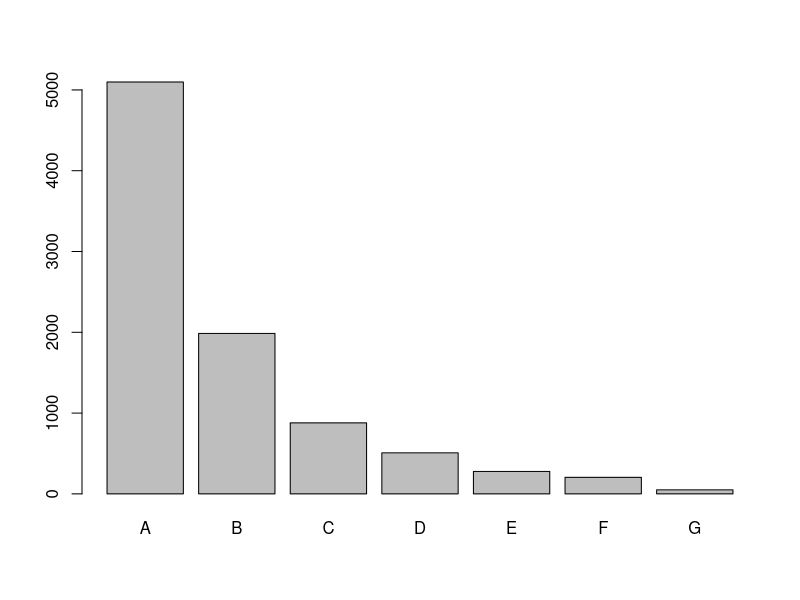
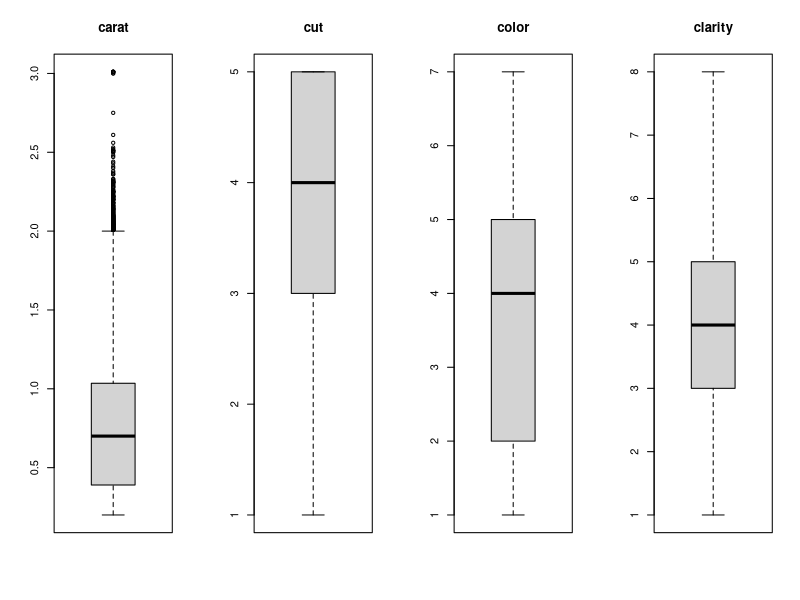
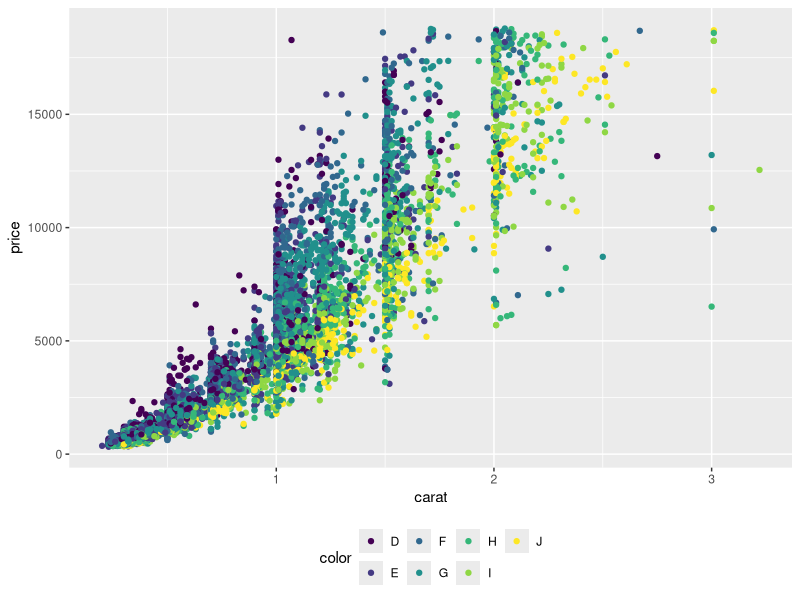
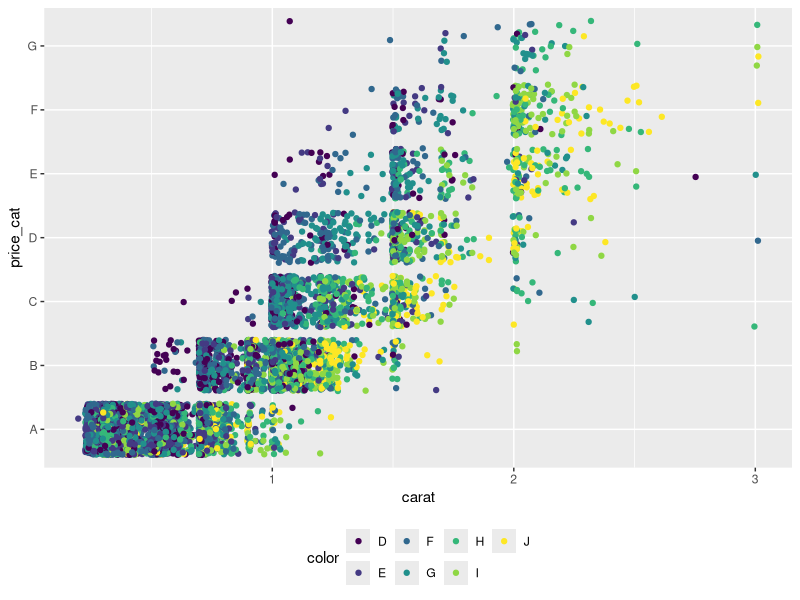
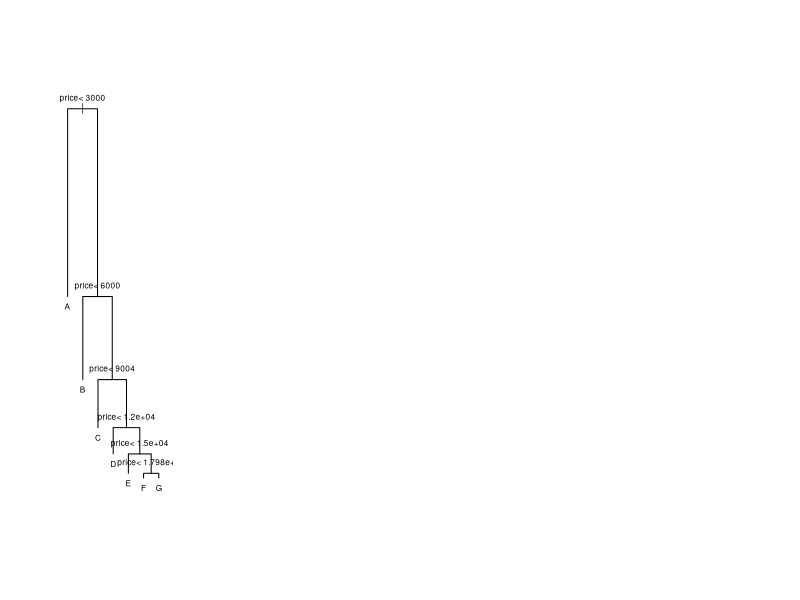

Generate these figures, in order, with R: (Note: a time limit stopped this script after it produced the figures.)
## ---- chunk 1
library(lattice)
library(munsell)
library(ggplot2)
library(caret)
library(dplyr)
library(tidyr)
library(mlbench)
library(rpart)
## ---- chunk 2
if(!require(lattice)) install.packages("lattice", repos = "http://cran.us.r-project.org")
if(!require(munsell)) install.packages("munsell", repos = "http://cran.us.r-project.org")
if(!require(ggplot2)) install.packages("ggplot2", repos = "http://cran.us.r-project.org")
if(!require(dplyr)) install.packages("dplyr", repos = "http://cran.us.r-project.org")
if(!require(tidyr)) install.packages("tidyr", repos = "http://cran.us.r-project.org")
if(!require(caret)) install.packages("caret", repos = "http://cran.us.r-project.org")
if(!require(mlbench)) install.packages("mlbench", repos = "http://cran.us.r-project.org")
if(!require(rpart)) install.packages("rpart", repos = "http://cran.us.r-project.org")

data("diamonds")
head(diamonds)
str(diamonds)
## ---- chunk 3
diamonds2 <- diamonds[c(1,2,3,4,7)]
## ---- chunk 4
dataset <- diamonds2[sample(nrow(diamonds), 10000), ]
## ---- chunk 5
dataset$price_cat <- cut(dataset$price, 
                         breaks = c(0, 3000, 6000, 9000, 12000, 15000, 18000, 21000), 
                         labels = c("A", "B", "C", "D", "E", "F", "G"))
## ---- chunk 6
head(dataset)
summary(dataset)
dim(dataset)
## ---- chunk 7
test_index <- createDataPartition(dataset$price_cat, p = 0.90, list = FALSE)
test_set <- dataset[-test_index,]
train_set <- dataset[test_index,]
## ---- chunk 8
dim(train_set)
dim(test_set)
## ---- chunk 9
price_percent <- prop.table(table(train_set$price_cat)) * 100
cbind(freq = table(train_set$price_cat), price_percent = price_percent)
## ---- chunk 10
plot(train_set$price_cat)
## ---- chunk 11
x <- train_set[,1:5]
y <- train_set[,6]

par(mfrow=c(1,4))
for(i in 1:4) {
  boxplot(x[,i], main=names(train_set)[i])
}
## ---- chunk 12
plot_pcc_c <- dataset %>% ggplot(aes(y = price, x = carat)) +
  geom_point(aes(color = color), alpha = 1/1)  +
  theme(legend.position="bottom") 
plot_pcc_c
## ---- chunk 13
plot_pcc_cat <- train_set %>% ggplot(aes(y = price_cat, x = carat)) + 
  geom_point(aes(color = color), position="jitter") +
  theme(legend.position="bottom") 
plot_pcc_cat
## ---- chunk 14
fit_tree <- rpart(price_cat ~ ., data = train_set)
plot(fit_tree, margin = 0.1)
text(fit_tree, cex = 0.75)
## ---- chunk 15
control <- trainControl(method = "cv", number = 10)
metric <- "Accuracy"
## ---- chunk 16
# LDA
set.seed(7)
fit.lda <- train(price_cat~., data = train_set, method = "lda", 
                 metric = metric, trControl = control)
# Random Forest
set.seed(7)
fit.rf <- train(price_cat~., data = train_set, method = "rf", 
                metric = metric, trControl = control)
# GBM
set.seed(7)
fit.gbm <- train(price_cat~., data = train_set, method = "gbm", 
                 metric = metric, trControl = control)
# kNN
set.seed(7)
fit.knn <- train(price_cat~., data = train_set, method = "knn", 
                 metric = metric, trControl = control)
# SVM
set.seed(7)
fit.svm <- train(price_cat~., data = train_set, method="svmRadial", 
                 metric = metric, trControl = control)
## ---- chunk 17
results <- resamples(list(lda = fit.lda, GBM = fit.gbm, kNN = fit.knn, 
                          svm = fit.svm, rf = fit.rf))

summary(results)
## ---- chunk 18
bwplot(results)	
## ---- chunk 19
print(fit.rf)
## ---- chunk 20
pred.train <- predict(fit.rf, train_set)
print(confusionMatrix(pred.train, train_set$price_cat))
## ---- chunk 21
pred.train <- predict(fit.rf, test_set)
print(confusionMatrix(pred.train, test_set$price_cat))
